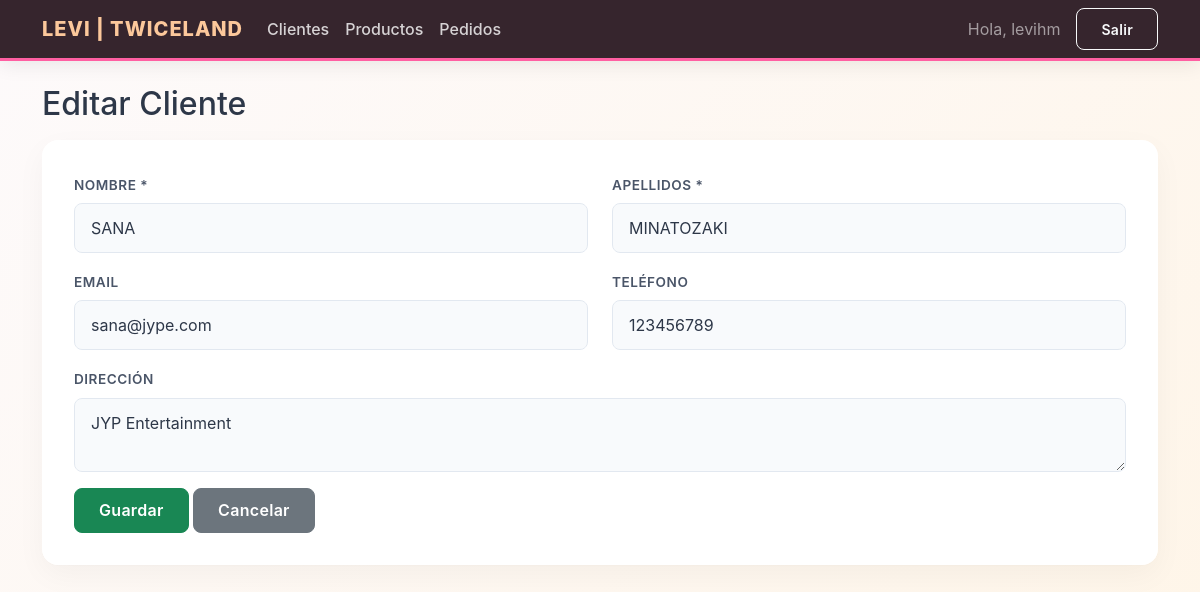
Screenshot of /clientes/1/editar (signed in) with the database file from the repository.
### tables this page shows
CREATE TABLE clientes(
            id INTEGER PRIMARY KEY AUTOINCREMENT,
            nombre TEXT NOT NULL,
            apellidos TEXT NOT NULL,
            email TEXT,
            telefono TEXT,
            direccion TEXT,
            created_at TEXT NOT NULL
        );

### app.py (the view, shortened to what this page needs)
    @app.route("/clientes/<int:cliente_id>/editar", methods=["GET", "POST"])
    @login_required
    def clientes_edit(cliente_id):
        conn = get_db()
        cliente = conn.execute("SELECT * FROM clientes WHERE id = ?", (cliente_id,)).fetchone()
        if not cliente:
            conn.close()
            flash("Cliente no encontrado.", "error")
            return redirect(url_for("clientes_list"))
        conn.close()
        return render_template("clientes_form.html", mode="edit", cliente=cliente)

### templates/clientes_form.html
{% extends "base.html" %}
{% block content %}
<h2>{{ 'Editar' if mode == 'edit' else 'Nuevo' }} Cliente</h2>
<div class="card shadow-sm mt-3">
    <div class="card-body">
        <form method="POST">
            <div class="row">
                <div class="col-md-6 mb-3">
                    <label>Nombre *</label>
                    <input type="text" name="nombre" class="form-control" value="{{ cliente.nombre if cliente else '' }}" required>
                </div>
                <div class="col-md-6 mb-3">
                    <label>Apellidos *</label>
                    <input type="text" name="apellidos" class="form-control" value="{{ cliente.apellidos if cliente else '' }}" required>
                </div>
            </div>
            <div class="row">
                <div class="col-md-6 mb-3">
                    <label>Email</label>
                    <input type="email" name="email" class="form-control" value="{{ cliente.email if cliente else '' }}">
                </div>
                <div class="col-md-6 mb-3">
                    <label>Teléfono</label>
                    <input type="text" name="telefono" class="form-control" value="{{ cliente.telefono if cliente else '' }}">
                </div>
            </div>
            <div class="mb-3">
                <label>Dirección</label>
                <textarea name="direccion" class="form-control" rows="2">{{ cliente.direccion if cliente else '' }}</textarea>
            </div>
            <button type="submit" class="btn btn-success">Guardar</button>
            <a href="{{ url_for('clientes_list') }}" class="btn btn-secondary">Cancelar</a>
        </form>
    </div>
</div>
{% endblock %}

### static/css/style.css (style rules this page uses)
:root { --twice-magenta: #FF5FA2; --twice-magenta-dark: #e04b88; --twice-apricot: #FCC89B; --twice-dark: #2c1a22; --bg-light: #f8f9fa; --text-main: #2d3748; }
body.bg-light { background: linear-gradient(-45deg, #fdfafb, #fce4ec, #fff3e0, #fdfafb); background-size: 400% 400%; animation: gradientBG 15s ease infinite; font-family: 'Inter', 'Segoe UI', system-ui, -apple-system, sans-serif; color: var(--text-main); min-height: 100vh; }
.card { border: none; border-radius: 16px; background-color: rgba(255, 255, 255, 0.98) !important; backdrop-filter: blur(10px); box-shadow: 0 10px 30px rgba(0, 0, 0, 0.04), 0 1px 3px rgba(0, 0, 0, 0.02) !important; transition: transform 0.3s ease, box-shadow 0.3s ease; padding: 1rem; }
label { font-weight: 600; font-size: 0.85rem; color: #4a5568; margin-bottom: 0.5rem; text-transform: uppercase; letter-spacing: 0.5px; }
.form-control, .form-select { border-radius: 8px; border: 1.5px solid #e2e8f0; padding: 0.75rem 1rem; transition: all 0.2s ease; background-color: #f8fafc; color: var(--text-main); }
.btn { border-radius: 8px; padding: 0.6rem 1.5rem; font-weight: 600; letter-spacing: 0.3px; transition: all 0.3s ease; }

### rows the page displays
clientes: nombre "SANA", apellidos "MINATOZAKI", email "sana@jype.com", telefono "123456789", direccion "JYP Entertainment"

### other values shown
{{ APP_NAME }} "LEVI | TWICELAND"
{{ current_user }} "levihm"
{{ 'Editar' if mode == 'edit' else 'Nuevo' }} "Editar"
